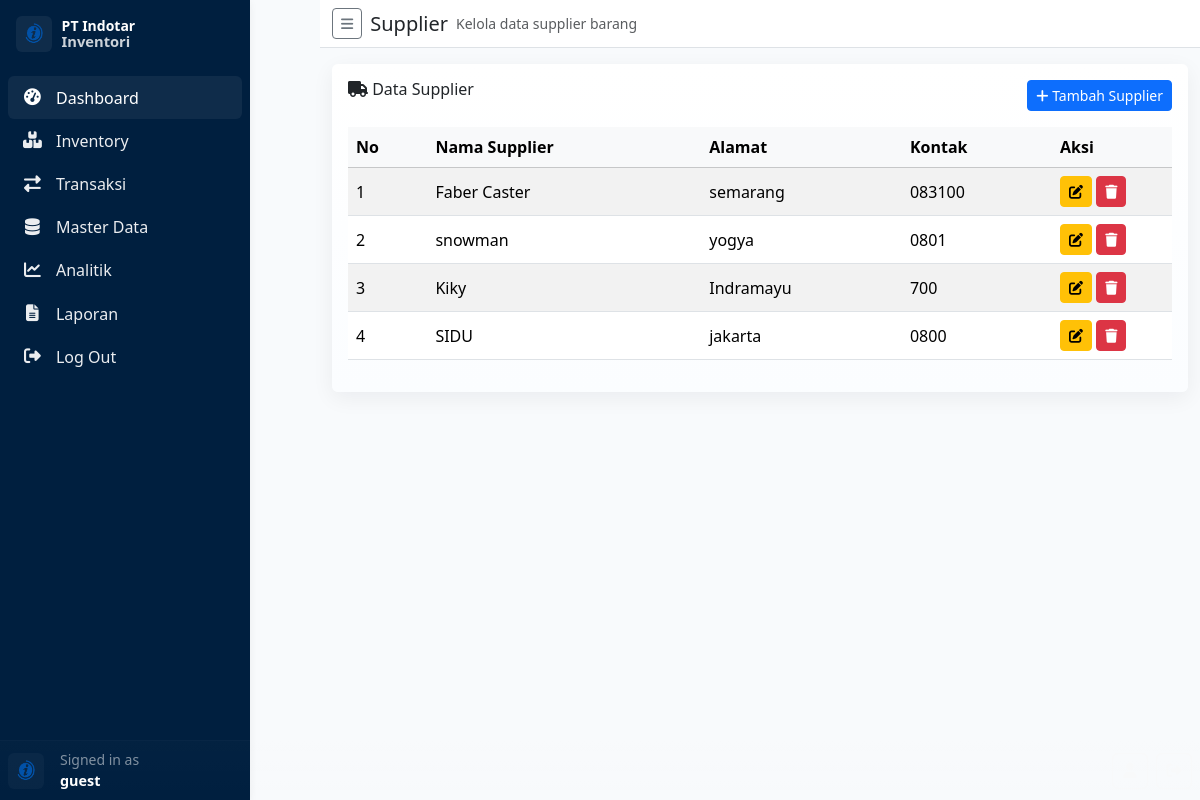
The page /supplier.php (signed in) on the database its author committed.
### tables this page shows
CREATE TABLE `supplier` (
  `id_supplier` int(11) NOT NULL,
  `nama_supplier` varchar(255) NOT NULL,
  `alamat_supplier` text DEFAULT NULL,
  `no_telp` varchar(20) DEFAULT NULL,
  `created_at` timestamp NOT NULL DEFAULT current_timestamp()
);

### supplier.php (the view, shortened to what this page needs)
<?php
require_once "db.php";
$supplier = $conn->query("SELECT * FROM supplier ORDER BY id_supplier DESC");
?>
<!doctype html>
<html lang="id">
<head>
    <link href="https://cdn.jsdelivr.net/npm/bootstrap@5.3.2/dist/css/bootstrap.min.css" rel="stylesheet">
    <link href="https://cdnjs.cloudflare.com/ajax/libs/font-awesome/6.5.0/css/all.min.css" rel="stylesheet">
</head>
<body>
    <div class="d-flex">
        <?php require 'sidebar.php'; ?>
        <div id="mainarea" class="flex-fill">
            <header class="bg-white border-bottom py-2">
                <div class="container-fluid d-flex align-items-center gap-2">
                    <button id="btnToggleSidebar" class="btn btn-sm btn-outline-secondary"><i class="fa fa-bars"></i></button>
                    <h5 class="mb-0">Supplier</h5>
                    <small class="text-muted">Kelola data supplier barang</small>
                </div>
            </header>
            <main class="container-fluid py-3">
                <div class="card card-ghost p-3">
                    <div class="d-flex justify-content-between mb-3">
                        <h6 class="mb-0"><i class="fa fa-truck"></i> Data Supplier</h6>
                        <button class="btn btn-primary btn-sm" data-bs-toggle="modal" data-bs-target="#modalTambah">
                            <i class="fa fa-plus"></i> Tambah Supplier
                        </button>
                    </div>
                    <div class="table-responsive">
                        <table class="table table-hover table-striped align-middle">
                            <thead class="table-light">
                                <tr>
                                    <th>No</th>
                                    <th>Nama Supplier</th>
                                    <th>Alamat</th>
                                    <th>Kontak</th>
                                    <th width="120">Aksi</th>
                                </tr>
                            </thead>
                            <tbody>
                                <?php if ($supplier->num_rows === 0): ?>
                                    <tr>
                                        <td colspan="5" class="text-center text-muted">Belum ada supplier.</td>
                                    </tr>
                                    <?php else:
                                    $no = 1;
                                    while ($row = $supplier->fetch_assoc()): ?>
                                        <tr>
                                            <td><?= $no++; ?></td>
                                            <td><?= htmlspecialchars($row['nama_supplier']); ?></td>
                                            <td><?= htmlspecialchars($row['alamat_supplier']); ?></td>
                                            <td><?= htmlspecialchars($row['no_telp']); ?></td>
                                            <td>
                                                <button class="btn btn-warning btn-sm btnEdit"
                                                    data-id="<?= $row['id_supplier']; ?>"
                                                    data-nama="<?= htmlspecialchars($row['nama_supplier']); ?>"
                                                    data-alamat="<?= htmlspecialchars($row['alamat_supplier']); ?>"
                                                    data-kontak="<?= htmlspecialchars($row['no_telp']); ?>">
                                                    <i class="fa fa-edit"></i>
                                                </button>
                                                <button class="btn btn-danger btn-sm btnDelete"
                                                    data-id="<?= $row['id_supplier']; ?>">
                                                    <i class="fa fa-trash"></i>
                                                </button>
                                            </td>
                                        </tr>
                                <?php endwhile;
                                endif; ?>
                            </tbody>
                        </table>
                    </div>
                </div>
            </main>
        </div>
    </div>
</body>
</html>

### rows shown on the page
supplier: nama_supplier "Faber Caster", alamat_supplier "semarang", no_telp "083100"
supplier: nama_supplier "snowman", alamat_supplier "yogya", no_telp "0801"
supplier: nama_supplier "Kiky", alamat_supplier "Indramayu", no_telp "700"
supplier: nama_supplier "SIDU", alamat_supplier "jakarta", no_telp "0800"

### other values the page prints
$current['username'] "guest"
